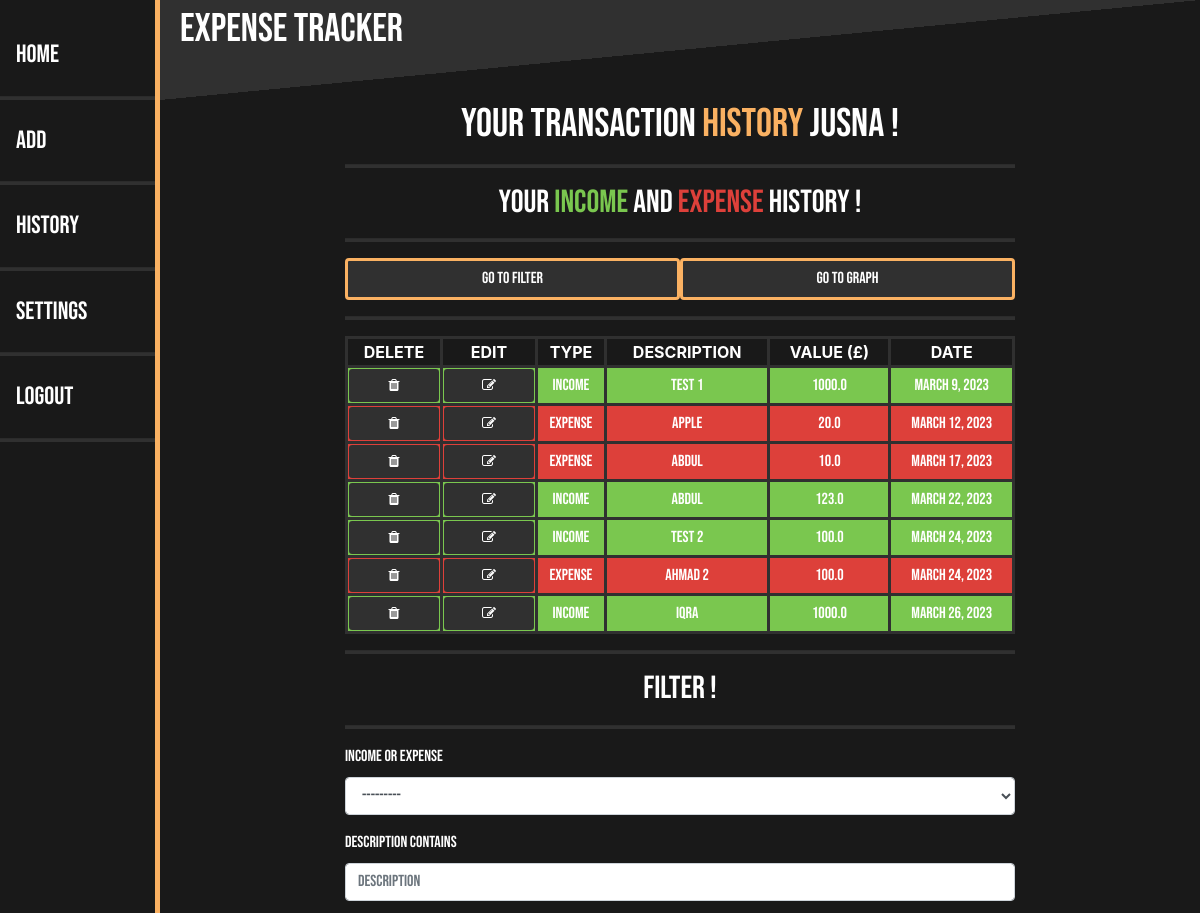
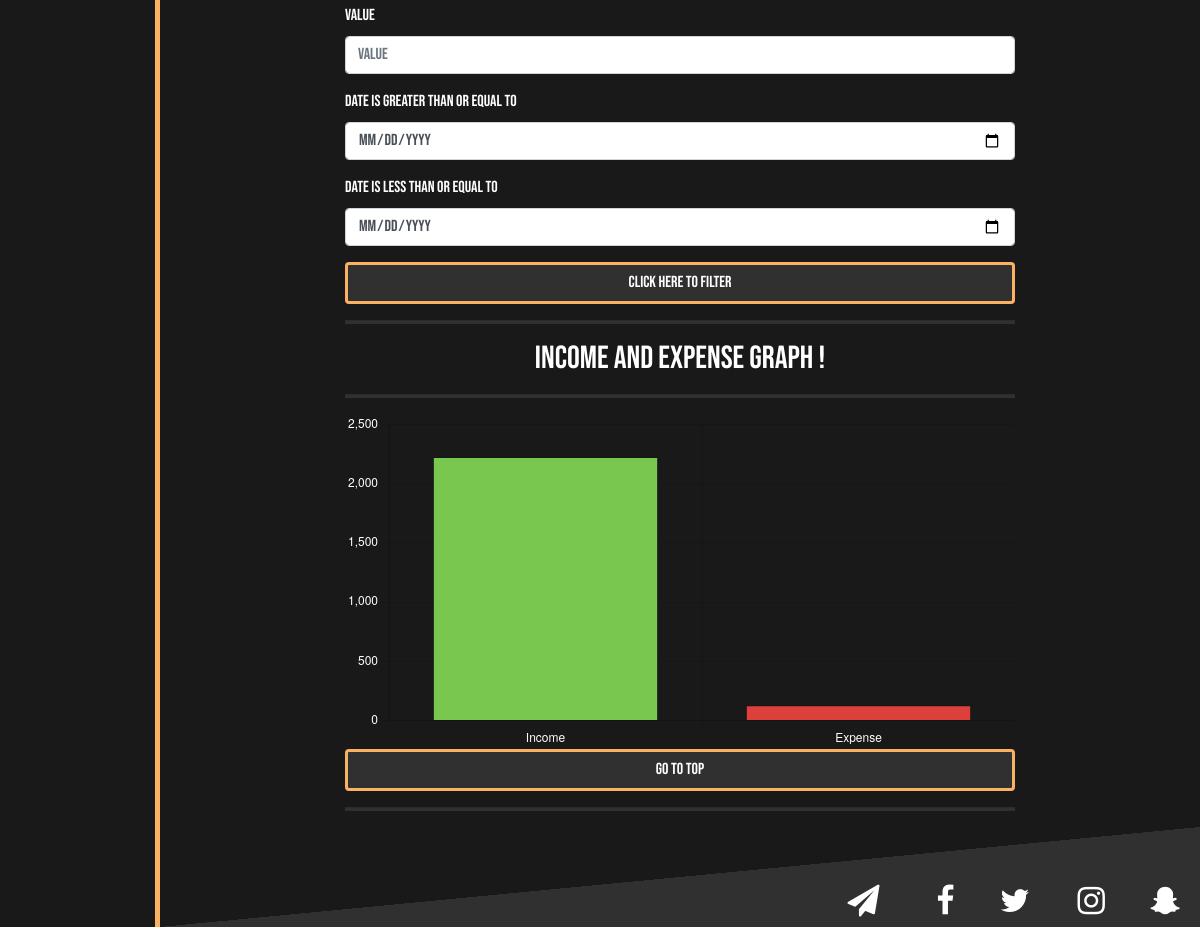
/history/ (signed in), run on an earlier commit of the app's database (2 pictures, top to bottom).
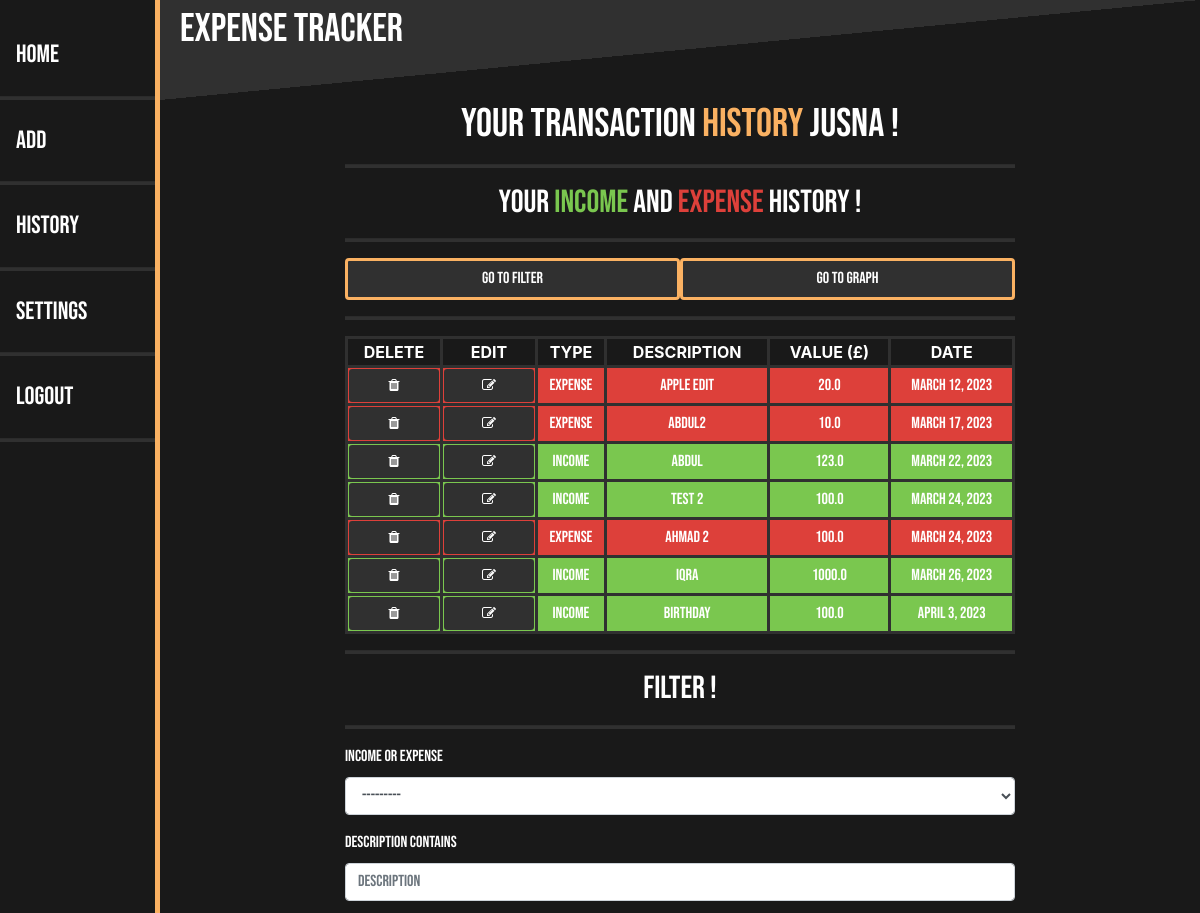
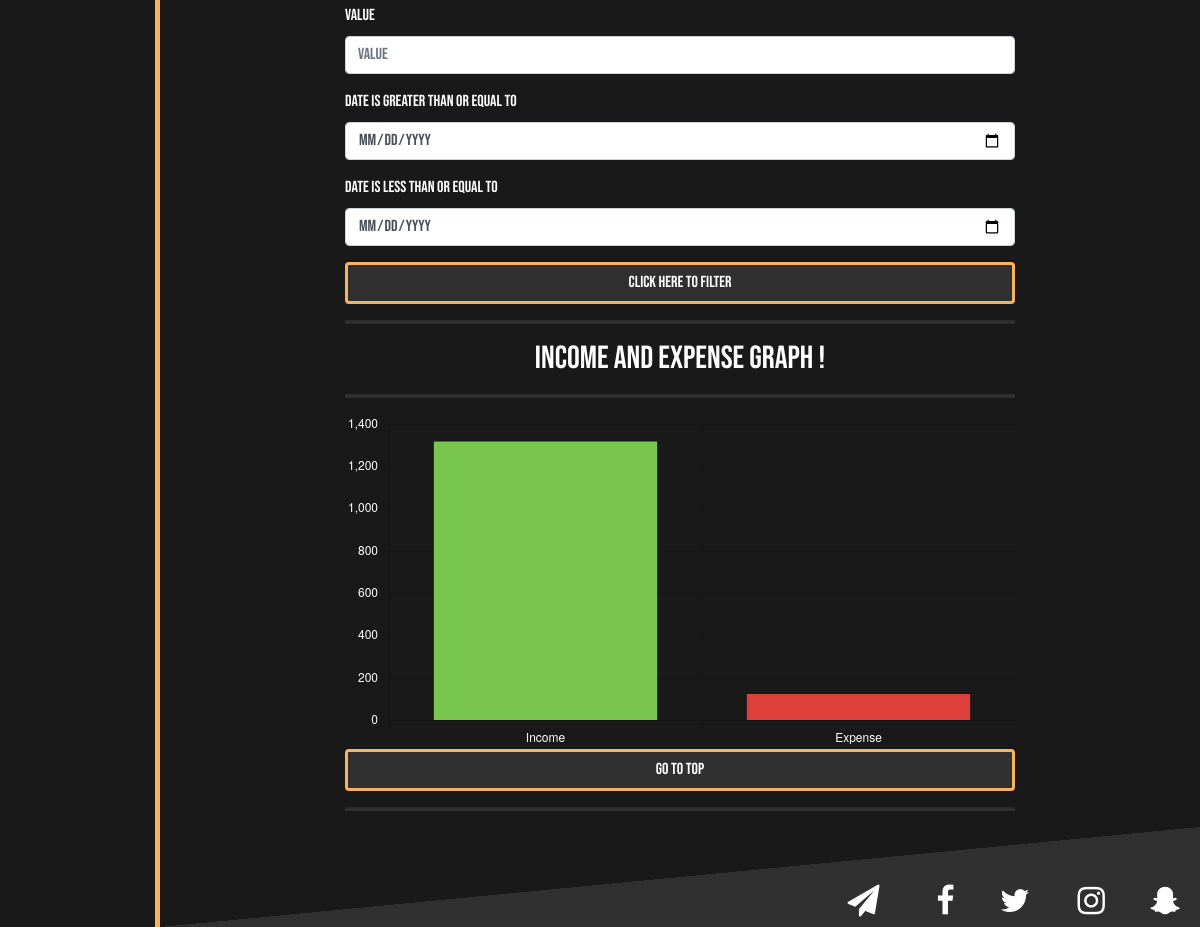
And on a later commit of the database (2 pictures, top to bottom).
### main/models.py (models this page shows, shortened)
class IncomeExpense(models.Model):
    user = models.ForeignKey(User, on_delete = CASCADE, related_name = "user", null = True)
    typeIE = models.CharField(max_length = 10, choices = INCOME_EXPENSE_CHOICES)
    description = models.CharField(max_length = 20)
    value = models.FloatField()
    date = models.DateField()

### main/views.py (the view)
# urls.py: path("history/", views.historyPage, name = "historyPage"),
def historyPage(response):
    if response.user.is_authenticated:
        items = IncomeExpense.objects.filter(user = response.user).order_by('date')  # OBJECT FILTER: Get All Income/Expenses A User Has Made And Store It Ordered By Date
        myFilter = FilterIncomeExpense(response.GET, queryset=items) # FILTER: Create Filter Instance.
        items = myFilter.qs # FILTER: Filter Items From Query On Template.
        income = 0  # INCOME RUNNING TOTAL: Running Total For Income.
        expense = 0  # EXPENSE RUNNING TOTAL: Running Total For Expenses.
        for item in items: # FOR LOOP: Loop For The Amount Of Objects In The QuerySet.
            if item.typeIE == "INCOME": # IF STATEMENT: For The Current Object In The QuerySet Check If It Is "INCOME".
                income = income + item.value # INCOME RUNNING TOTAL: Increase The Running Total for 'income' If It Is Based Off Object Value.
            else:
                expense = expense + item.value # EXPENSE RUNNING TOTAL: Else Increase The Running Total for 'expense'.
        context = {"items": items, "myFilter": myFilter, "income": income, "expense": expense}
        return render(response, "main/historyPage.html", context)
    else:
        return HttpResponseRedirect("/login")

### main/templates/main/historyPage.html (shortened to what this page needs)
{% extends 'main/base.html' %}
{% load crispy_forms_filters %}
{% load crispy_forms_tags %}
{% block sideBar %}
    <div class="sideNavigationBar">
        <a href="/home">Home</a>
        <hr style="height: 3px">
        <a href="/add">Add</a>
        <hr style="height: 3px">
        <a href="/history">History</a>
        <hr style="height: 3px">
        <a href="/settings">Settings</a>
        <hr style="height: 3px">
        <a href="/logout">Logout</a>
        <hr style="height: 3px"></div>
{% endblock %}
{% block content %}
    <h1 id="HistoryTop" style="text-align: center; color: #FFFFFF">Your Transaction <span style="color: #FAB162"> History</span> {{ user.first_name }} !</h1>
    <hr style="height:3px;">
    <h2 style="text-align: center; color: #FFFFFF">Your <span style="color: #7AC74F">Income</span> And <span style="color: #DD403A">Expense</span> History !</h2>
    <hr style="height:3px;">
    <div class="flex">
        <div class='column1'>
            <a href="#IncomeExpenseFilter">
                <button style = "background-color: #303030; width: 100%; border-color: #FAB162; border-width: 3px;" type = "submit" name = "submitButton" class="btn btn-success"><span style='font-family: abc, sans-serif'>Go To Filter</span></button>
            </a>
        </div>
        <div class='column2'>
            <a href="#IncomeExpenseGraph">
                <button style = "background-color: #303030; width: 100%; border-color: #FAB162; border-width: 3px;" type = "submit" name = "submitButton" class="btn btn-success"><span style='font-family: abc, sans-serif'>Go To Graph</span></button>
            </a>
        </div>
    </div>
    <hr style="height:3px;">
    <table>
        <tr style="background-color: #191919">
            <th style="width: 5%">DELETE</th>
            <th style="width: 5%">EDIT</th>
            <th>TYPE</th>
            <th>DESCRIPTION</th>
            <th>VALUE (£)</th>
            <th>DATE</th>
        </tr>
        {% for item in items %}
            {% if item.typeIE == "INCOME" %}
                <tr style="background-color: #7AC74F;">
                    <td><a style="background-color: #303030; border-color: #303030; border-width: 2px;" href="{% url 'deleteItem' item.id%}" class="btn btn-danger btn-sm"><i class="fa fa-trash"></i></a></td>
                    <td><a style="background-color: #303030; border-color: #303030; border-width: 2px;" href="{% url 'editTransaction' item.id%}" class="btn btn-danger btn-sm"><i class="fa fa-edit"></i></a></td>
                    <td>{{ item.typeIE }}</td>
                    <td>{{ item.description }}</td>
                    <td>{{ item.value }}</td>
                    <td>{{ item.date }}</td>
                </tr>
            {% else %}
                <tr style="background-color: #DD403A;">
                    <td><a style="background-color: #303030; border-color: #303030; border-width: 2px;" href="{% url 'deleteItem' item.id%}" class="btn btn-danger btn-sm"><i class="fa fa-trash"></i></a></td>
                    <td><a style="background-color: #303030; border-color: #303030; border-width: 2px;" href="{% url 'editTransaction' item.id%}" class="btn btn-danger btn-sm"><i class="fa fa-edit"></i></a></td>
                    <td>{{ item.typeIE }}</td>
                    <td>{{ item.description }}</td>
                    <td>{{ item.value }}</td>
                    <td>{{ item.date }}</td>
                </tr>
            {% endif %}
        {% endfor %}
    </table>
    <div id="IncomeExpenseFilter">
        <hr style="height:3px;">
        <h2 style="text-align: center; color: #FFFFFF">Filter !</h2>
        <hr style="height:3px;">
        <form style="font-family: abc,serif; color: #FFFFFF" method="GET">
            {{ myFilter.form|crispy }}
            <button style = "background-color: #303030; width: 100%; border-color: #FAB162; border-width: 3px;" type = "submit" name = "submitButton" class="btn btn-success"><span style='font-family: abc, sans-serif'>Click Here To Filter</span></button>
        </form>
    </div>
    <div id="IncomeExpenseGraph">
        <hr style="height:3px;">
        <h2 style="text-align: center; color: #FFFFFF">Income and Expense Graph !</h2>
        <hr style="height:3px;">
        <canvas id="incomeExpenseChart"></canvas>
    </div>
    <script>
          const ctx = document.getElementById('incomeExpenseChart');
          new Chart(ctx, {
              type: 'bar',
              data: {
                  labels: ['Income', 'Expense'],
                  datasets: [{
                      label: 'Total',
                      data: [{{ income }}, {{ expense }}],
                      borderWidth: 1,
                      backgroundColor: ['#7AC74F', '#DD403A'],
                  }]
              },
              options: {
                  plugins: {
                      legend: {
                          display: false
                      },
                  },
                  scales: {
                      x: {
                          ticks: {
                              color: 'WHITE'
                          },
                      },
                      y: {
                          ticks: {
                              color: 'WHITE'
                          },
                          beginAtZero: true
                      }
                  }
              }
          });
    </script>
    <a href="#HistoryTop">
        <button style = "background-color: #303030; width: 100%; border-color: #FAB162; border-width: 3px;" type = "submit" name = "submitButton" class="btn btn-success"><span style='font-family: abc, sans-serif'>Go To Top</span></button>
    </a>
    <hr style="height:3px;">
{% endblock %}

### main/templates/main/base.html (shortened to what this page needs)
{% load static %}
<!DOCTYPE html>
<html lang="en">
<head>
    {% load static %}
    <link rel="stylesheet" href="{% static 'main/Font.css' %}">
    <link rel="stylesheet" href="https://cdn.jsdelivr.net/npm/bootstrap@4.3.1/dist/css/bootstrap.min.css">
    <link rel="stylesheet" href="https://cdnjs.cloudflare.com/ajax/libs/font-awesome/4.7.0/css/font-awesome.min.css">
</head>
<body style="background-color: #191919">
    {% block sideBar %}
    {% endblock %}
    {% block header %}
        <div class="header">
            <header>
                <h1 style="color: #FFFFFF">Expense Tracker</h1>
            </header>
        </div>
    {% endblock %}
    {% block main %}
        <div id="content" , name="content" , class="main">
            <div class="row justify-content-center">
                <div class="col-8">
                    {% block content %}
                    {% endblock %}
                </div>
            </div>
        </div>
    {% endblock %}
    {% block footer %}
        <div class="footer">
            <footer>
                <h2 style="color: #FFFFFF">
                    <a href="/contact" class="fa fa-send"></a>
                    <a href="#" class="fa fa-facebook "></a>
                    <a href="#" class="fa fa-twitter"></a>
                    <a href="#" class="fa fa-instagram"></a>
                    <a href="#" class="fa fa-snapchat-ghost"></a>
                </h2>
            </footer>
        </div>
    {% endblock %}
</body>
</html>

What changed in the data, as far as the page shows it:
removed IncomeExpense: typeIE "INCOME", description "test 1", value "1000.0", date "March 9, 2023"
changed IncomeExpense: description "Apple" → "Apple EDIT"
changed IncomeExpense: description "abdul" → "abdul2"
added IncomeExpense: typeIE "INCOME", description "Birthday", value "100.0", date "April 3, 2023"
Also different on the page:
chart data {{ income }}: 2223.0 → 1323.0
